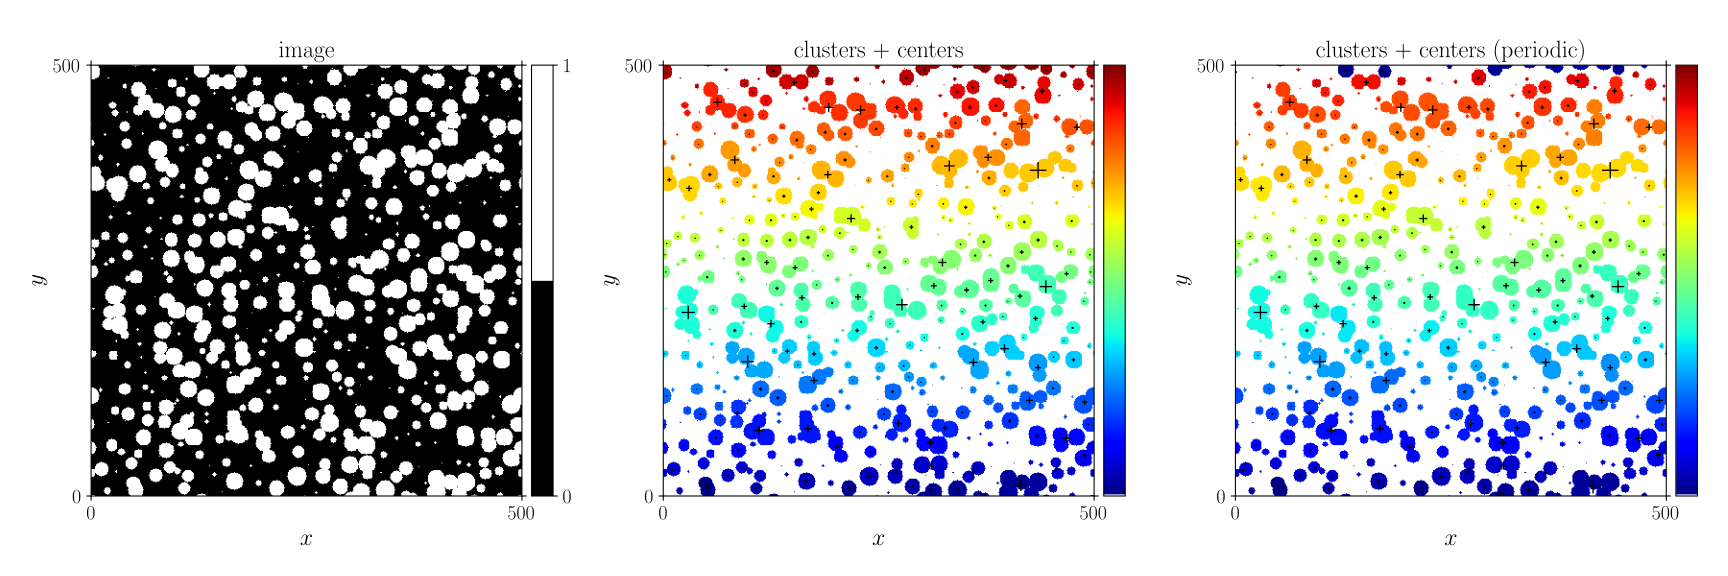

Here is the Python script that generated this plot:

# <snippet>

import GooseEYE as eye
import numpy    as np

# generate image
I = eye.dummy_circles((500,500))

# clusters, centers of gravity
# (both accounting for the periodicity of the image and ignoring it)
C ,ctr  = eye.clusterCenters(I,periodic=False)
CP,ctrP = eye.clusterCenters(I,periodic=True )
size    = np.bincount(C .ravel()).astype(np.float64)/float(C.size)
sizeP   = np.bincount(CP.ravel()).astype(np.float64)/float(C.size)

# </snippet>

# plot
# ----

import matplotlib.pyplot as plt
import matplotlib        as mpl
import matplotlib.cm     as cm
from mpl_toolkits.axes_grid1 import make_axes_locatable

# color-scheme: modify such that the background is white
# N.B. for a transparent background -> 4th column == 1.
cmap       = cm.jet(range(256))
cmap[0,:3] = 1.
cmap       = mpl.colors.ListedColormap(cmap)

try   : plt.style.use(['goose','goose-latex'])
except: pass

fig, axes = plt.subplots(figsize=(18,6), nrows=1, ncols=3)

ax = axes[0]
im = ax.imshow(I,clim=(0,1),cmap=mpl.colors.ListedColormap(cm.gray([0,255])))
ax.xaxis.set_ticks([0,500])
ax.yaxis.set_ticks([0,500])
ax.set_xlim([0,500])
ax.set_ylim([0,500])
ax.set_xlabel(r'$x$')
ax.set_ylabel(r'$y$')
ax.set_title (r'image')
div  = make_axes_locatable(ax)
cax  = div.append_axes("right", size="5%", pad=0.1)
cbar = plt.colorbar(im,cax=cax)
cbar.set_ticks([0,1])

ax = axes[1]
im = ax.imshow(C,clim=(0,np.max(C)+1),cmap=cmap)
idx,jdx = np.where(ctr>0)
for i,j in zip(idx,jdx):
  ax.plot(j,i,color='k',marker='+',linestyle='none',markersize=2000.*size[ctr[i,j]])
ax.xaxis.set_ticks([0,500])
ax.yaxis.set_ticks([0,500])
ax.set_xlim([0,500])
ax.set_ylim([0,500])
ax.set_xlabel(r'$x$')
ax.set_ylabel(r'$y$')
ax.set_title (r'clusters + centers')
div  = make_axes_locatable(ax)
cax  = div.append_axes("right", size="5%", pad=0.1)
cbar = plt.colorbar(im,cax=cax)
cbar.set_ticks([])

ax = axes[2]
im = ax.imshow(CP,clim=(0,np.max(C)+1),cmap=cmap)
idx,jdx = np.where(ctrP>0)
for i,j in zip(idx,jdx):
  ax.plot(j,i,color='k',marker='+',linestyle='none',markersize=2000.*sizeP[ctrP[i,j]])
ax.xaxis.set_ticks([0,500])
ax.yaxis.set_ticks([0,500])
ax.set_xlim([0,500])
ax.set_ylim([0,500])
ax.set_xlabel(r'$x$')
ax.set_ylabel(r'$y$')
ax.set_title (r'clusters + centers (periodic)')
div  = make_axes_locatable(ax)
cax  = div.append_axes("right", size="5%", pad=0.1)
cbar = plt.colorbar(im,cax=cax)
cbar.set_ticks([])

plt.savefig('clusters.svg')
